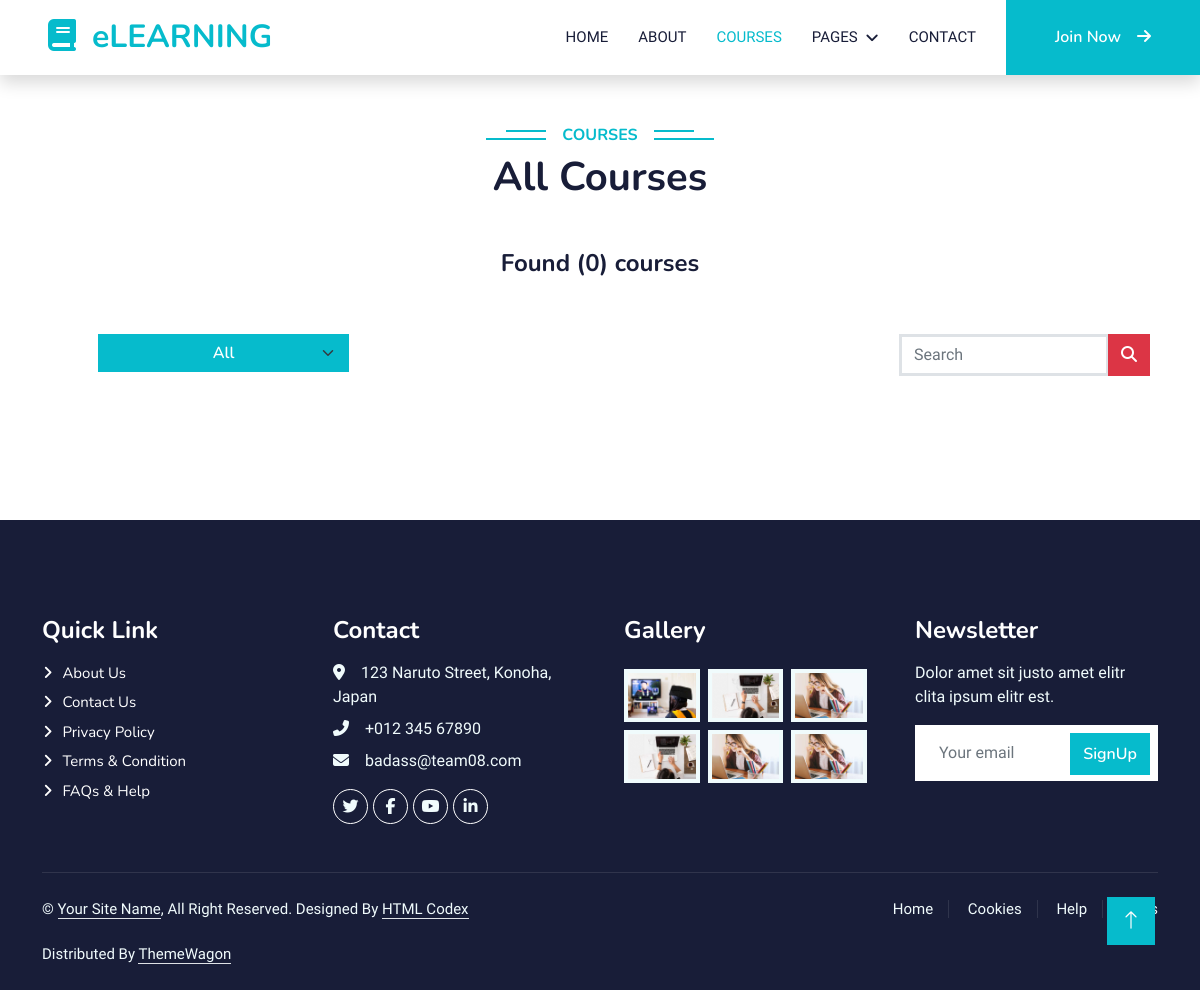
/course/, run on an earlier commit of the app's database.
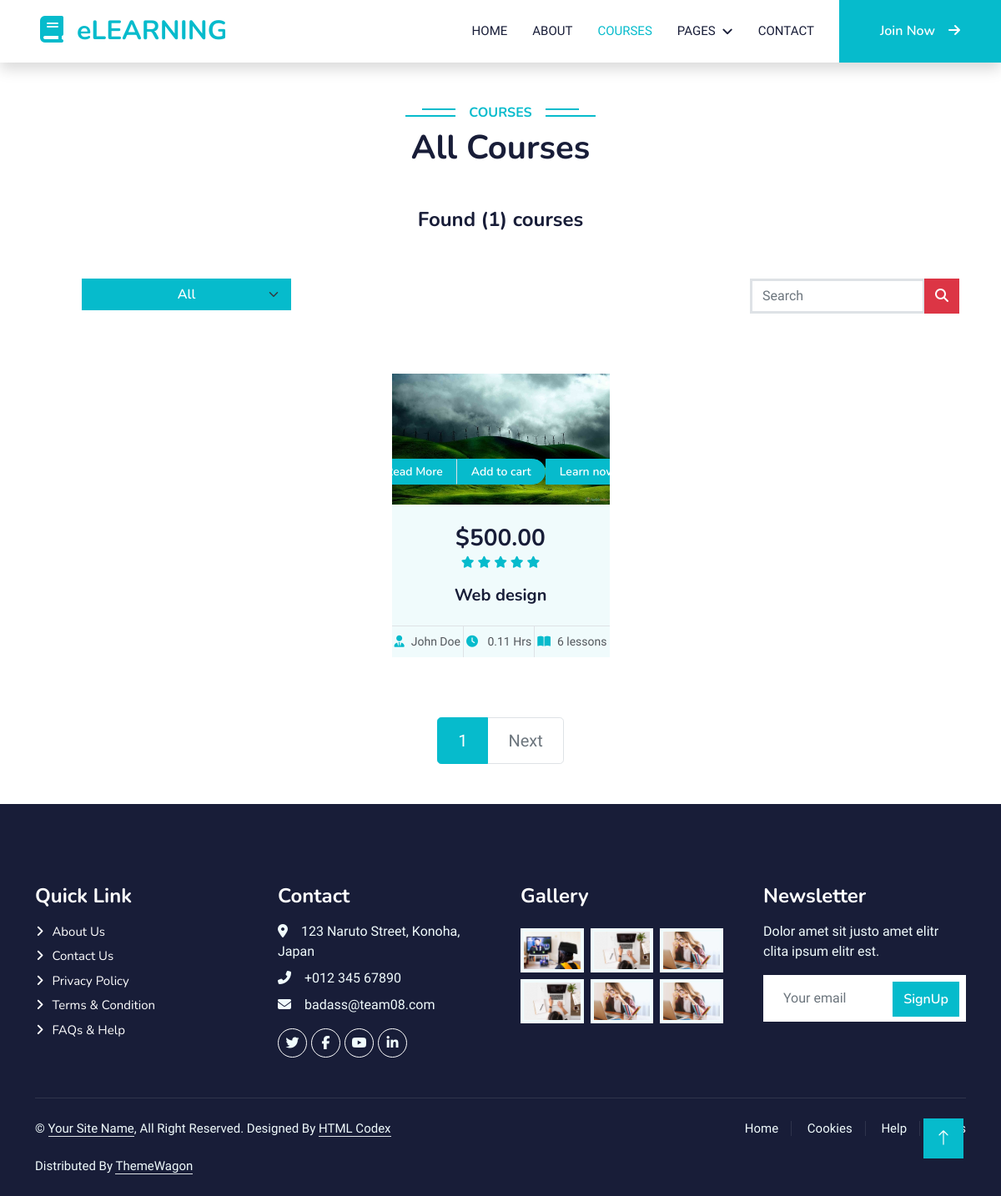
And on a later commit of the database.
### course/models.py (models this page shows, shortened)
class Course(models.Model):
    title = models.CharField(max_length=255)
    description = models.TextField()
    price = models.DecimalField(max_digits=6, decimal_places=2,
                                validators=[MinValueValidator(1)])
    instructor = models.ForeignKey(
        Instructor, on_delete=models.CASCADE, blank=True, null=True)
    language = models.CharField(max_length=50, default='English')
    category = models.ForeignKey(
        Category, on_delete=models.PROTECT, blank=True, null=True)
    COURSE_STATUS_AVAILABLE = 'A'
    COURSE_STATUS_UNAVAILABLE = 'UA'
    COURSE_STATUS_CHOICES = [
        (COURSE_STATUS_AVAILABLE, 'Available'),
        (COURSE_STATUS_UNAVAILABLE, 'Unavailable')
    ]
    lesson_number = models.PositiveBigIntegerField(null=True,
                                                   validators=[MinValueValidator(0)], blank=True)
    course_status = models.CharField(
        max_length=2, choices=COURSE_STATUS_CHOICES, default=COURSE_STATUS_AVAILABLE)
    rated = models.PositiveSmallIntegerField(null=True,
                                             validators=[MinValueValidator(0), MaxValueValidator(5)], blank=True)
    duration = models.DecimalField(max_digits=6, decimal_places=2,
                                   validators=[MinValueValidator(0)], blank=True, null=True)
    image = ResizedImageField(size=[500, 300], crop=['middle', 'center'],  upload_to="course/course_image/", null=True, blank=True, quality=100
                              )
    video = models.FileField(
        upload_to="course/course_video", null=True, blank=True)
    slug = models.SlugField(max_length=200, unique=True,
                            null=True, blank=True)
    def get_url(self):
        return reverse('course_detail', args=[self.slug])
    def get_video_url(self):
        return reverse('course_watching', args=[self.slug])
    def add_to_cart_url(self):
        return reverse('add_cart', args=[self.slug])

### course/views.py (the view)
# urls.py: path('course/', include('course.urls')),
def course(request, category_slug=None):
    course_url = reverse('course')
    if category_slug is not None:
        category = get_object_or_404(Category, slug=category_slug)
        courses = Course.objects.all().filter(category=category, course_status='A')
    else:
        courses = Course.objects.all().filter(course_status='A').order_by('pk')
        category = None
    page = request.GET.get('page')
    page = page or 1
    paginator = Paginator(courses, 6)
    paged_courses = paginator.get_page(page)
    course_count = courses.count()
    context = {
        'courses': paged_courses,
        'course_count': course_count,
        'category': category,
        'course_url': course_url
    }
    return render(request, 'course/course.html', context=context)

### templates/course/course.html (shortened to what this page needs)
{% extends 'base.html' %} {% load static %} {% block content %}
<div class="container-xxl py-5">
  <div class="container">
    <div class="text-center wow fadeInUp" data-wow-delay="0.1s">
      <h6 class="section-title bg-white text-center text-primary px-3">
        Courses
      </h6>
      {% if category == None %}
      <h1 class="mb-5">All Courses</h1>
      {% else %}
      <h1 class="mb-5">{{category.title}} Courses</h1>
      {% endif %}
      <h4>Found ({{course_count}}) courses</h4>
    </div>
    <div
      class="container text-center wow fadeInUp m-4 p-4 mw-100"
      data-wow-delay="0.1s"
    >
      <div class="row justify-content-between p-2 g-3">
        <div class="col-md-3">
          <select
            class="form-select btn btn-primary"
            aria-label="Default select example"
            onchange="location = this.value;"
          >
           <option class="bg-light text-dark" {% if request.path == course_url %} selected {% endif %} value="{{course_url}}">
            All
          </option>
        </select>
        </div>
        <div class="col-md-3">
          <form action="{% url 'search' %}" method="get">
            <div class="input-group mb-3">
              <input
                type="text"
                class="form-control border border-3"
                placeholder="Search"
                name = "s"
                value = "{{s}}"
              />
              <button class="btn btn-danger" type="submit">
                <i class="fa-solid fa-magnifying-glass"></i>
              </button>
            </div>
          </form>
        </div>
      </div>
    </div>
    <div class="row row-cols-lg-4 row-cols-md-2 g-4 justify-content-center">
      {% for course in courses %}
      <div class="col-lg-3 col-md-6 wow fadeInUp" data-wow-delay="0.5s">
        <div class="d-flex flex-column course-item bg-light h-100">
          <div class="position-relative overflow-hidden">
            <img class="img-fluid" src="{{course.image.url}}" alt="" />
            <div
              class="w-100 d-flex justify-content-center position-absolute bottom-0 start-0 mb-4"
            >
              <a
                href="{{course.get_url}}"
                class="flex-shrink-0 btn btn-sm btn-primary px-3 border-end"
                style="border-radius: 30px 0 0 30px"
                >Read More</a
              >
              <a
                href="{{course.add_to_cart_url}}"
                class="flex-shrink-0 btn btn-sm btn-primary px-3"
                style="border-radius: 0 30px 30px 0"
                >Add to cart</a
              >
              <a
                href="{{course.get_video_url}}"
                class="flex-shrink-0 btn btn-sm btn-primary px-3"
                style="border-radius: 0 30px 30px 0"
                >Learn now</a
              >
            </div>
          </div>
          <div class="text-center p-4 pb-0 flex-fill">
            <h3 class="mb-0">${{course.price}}</h3>
            <div class="mb-3">
              {% for i in course.rated|center:course.rated%}
              <small class="fa fa-star text-primary"></small>
              {% endfor %}
            </div>
            <h5 class="mb-4">{{ course.title }}</h5>
          </div>
          <div class="d-flex border-top">
            <small class="flex-fill text-center border-end py-2"
              ><i class="fa fa-user-tie text-primary me-2"></i>John Doe</small
            >
            <small class="flex-fill text-center border-end py-2"
              ><i class="fa fa-clock text-primary me-2"></i> {{course.duration}}
              Hrs</small
            >
            <small class="flex-fill text-center py-2"
              ><i class="fa fa-book-open text-primary me-2"></i
              >{{course.lesson_number}} lessons
            </small>
          </div>
        </div>
      </div>
      {% endfor %}
    </div>
  </div>
</div>
{% if courses %}
<nav class="mt-4" aria-label="Page navigation sample">
  <ul class="pagination justify-content-center pagination-lg">
    {% for page in courses.paginator.page_range %}
    {% if courses.number|add:'-1' <= page and page <= courses.number|add:'1' %}
    {% if page == courses.number %}
    <li class="page-item active">
      <a class="page-link" href="{% url 'course' %}?page={{ page }}"
        >{{ page }}</a
      >
    </li>
    {% else %}
    <li class="page-item">
      <a class="page-link" href="{% url 'course' %}?page={{ page }}"
        >{{ page }}</a
      >
    </li>
    {% endif %} {% endif %} {% endfor %}
     {% if courses.has_next %}
    <li class="page-item">
      <a
        class="page-link"
        href="{% url 'course' %}?page={{courses.next_page_number}}"
        >Next</a
      >
    </li>
    {% else %}
    <li class="page-item disabled">
      <a class="page-link" href="#">Next</a>
    </li>
    {% endif %}
  </ul>
</nav>
{% endif %} {% endblock content %}

### templates/base.html (shortened to what this page needs)
{% load static %}
<!DOCTYPE html>
<html lang="en">
  <head>
    <link
    href="https://cdnjs.cloudflare.com/ajax/libs/font-awesome/5.10.0/css/all.min.css"
    rel="stylesheet"
  />
   <link rel="stylesheet" href="https://cdn.jsdelivr.net/npm/bootstrap-icons@1.10.2/font/bootstrap-icons.css">
    <link
      href="{% static 'general/lib/owlcarousel/assets/owl.carousel.min.css' %}"
      rel="stylesheet"
    />
    <link
      href="{% static 'general/lib/owlcarousel/assets/owl.carousel.min.css' %}"
      rel="stylesheet"
    />
    <link href="{% static 'general/css/bootstrap.min.css' %}" rel="stylesheet" />
    <link href="{% static 'general/css/style.css' %}" rel="stylesheet" />
  <body>
    {% include 'includes/navbar.html' %}
    {% block content %}{% endblock content %}
    {% include 'includes/footer.html' %}
    <a href="#" class="btn btn-lg btn-primary btn-lg-square back-to-top"
      ><i class="bi bi-arrow-up"></i
    ></a>
  </body>
</html>

### templates/includes/navbar.html (shortened to what this page needs)
{% load static %}
<nav
  class="navbar navbar-expand-lg bg-white navbar-light shadow sticky-top p-0"
>
  <a
    href="{% url 'home' %}"
    class="navbar-brand d-flex align-items-center px-4 px-lg-5"
  >
    <h2 class="m-0 text-primary"><i class="fa fa-book me-3"></i>eLEARNING</h2>
  </a>
  <div class="collapse navbar-collapse" id="navbarCollapse">
    <div class="navbar-nav ms-auto p-4 p-lg-0">
      <a
        href="{% url 'home' %}"
        class="nav-item nav-link {% if request.resolver_match.url_name == 'home' %} active {% endif %}"
        >Home</a
      >
      <a href="about.html" class="nav-item nav-link">About</a>
      <a
        href="{% url 'course' %}"
        class="nav-item nav-link {% if request.resolver_match.url_name == 'course' %} active {% endif %}"
        >Courses</a
      >
      <div class="nav-item dropdown">
        <a href="#" class="nav-link dropdown-toggle" data-bs-toggle="dropdown"
          >Pages</a
        >
      </div>
      <a href="contact.html" class="nav-item nav-link">Contact</a>
    </div>
    {% if user.is_authenticated %}
    <div class="nav-item dropdown">
      <a
        href="#"
        class="nav-link dropdown-toggle btn btn-primary py-4 px-lg-5 d-none d-lg-block"
        data-bs-toggle="dropdown"
        ><i class="fa-solid fa-user-plus"></i> {{user.first_name}}</a
      >
      <div class="dropdown-menu fade-down m-0 text-center container-fluid">
        <a href="team.html" class="dropdown-item">My learning</a>
        <li><hr class="dropdown-divider" /></li>
        <a href="testimonial.html" class="dropdown-item">Account settings</a>
        <li><hr class="dropdown-divider" /></li>
        <a href="testimonial.html" class="dropdown-item">Purchase history</a>
        <li><hr class="dropdown-divider" /></li>
        <a href="{% url 'signout' %}" class="dropdown-item">Log out</a>
      </div>
    </div>
    {% else %}
    <a
      href="{% url 'signup' %}"
      class="btn btn-primary py-4 px-lg-5 d-none d-lg-block"
      >Join Now<i class="fa fa-arrow-right ms-3"></i
    ></a>
    {% endif %}
  </div>
</nav>

### templates/includes/footer.html
{% load static %}
<div
  class="container-fluid bg-dark text-light footer pt-5 mt-5 wow fadeIn"
  data-wow-delay="0.1s"
>
  <div class="container py-5">
    <div class="row g-5">
      <div class="col-lg-3 col-md-6">
        <h4 class="text-white mb-3">Quick Link</h4>
        <a class="btn btn-link" href="">About Us</a>
        <a class="btn btn-link" href="">Contact Us</a>
        <a class="btn btn-link" href="">Privacy Policy</a>
        <a class="btn btn-link" href="">Terms & Condition</a>
        <a class="btn btn-link" href="">FAQs & Help</a>
      </div>
      <div class="col-lg-3 col-md-6">
        <h4 class="text-white mb-3">Contact</h4>
        <p class="mb-2">
          <i class="fa fa-map-marker-alt me-3"></i>123 Naruto Street, Konoha,
          Japan
        </p>
        <p class="mb-2"><i class="fa fa-phone-alt me-3"></i>+012 345 67890</p>
        <p class="mb-2"><i class="fa fa-envelope me-3"></i>badass@team08.com</p>
        <div class="d-flex pt-2">
          <a class="btn btn-outline-light btn-social" href=""
            ><i class="fab fa-twitter"></i
          ></a>
          <a class="btn btn-outline-light btn-social" href=""
            ><i class="fab fa-facebook-f"></i
          ></a>
          <a class="btn btn-outline-light btn-social" href=""
            ><i class="fab fa-youtube"></i
          ></a>
          <a class="btn btn-outline-light btn-social" href=""
            ><i class="fab fa-linkedin-in"></i
          ></a>
        </div>
      </div>
      <div class="col-lg-3 col-md-6">
        <h4 class="text-white mb-3">Gallery</h4>
        <div class="row g-2 pt-2">
          <div class="col-4">
            <img
              class="img-fluid bg-light p-1"
              src="{% static 'general/img/course-1.jpg' %}"
              alt=""
            />
          </div>
          <div class="col-4">
            <img
              class="img-fluid bg-light p-1"
              src="{% static 'general/img/course-2.jpg' %}"
              alt=""
            />
          </div>
          <div class="col-4">
            <img
              class="img-fluid bg-light p-1"
              src="{% static 'general/img/course-3.jpg' %}"
              alt=""
            />
          </div>
          <div class="col-4">
            <img
              class="img-fluid bg-light p-1"
              src="{% static 'general/img/course-2.jpg' %}"
              alt=""
            />
          </div>
          <div class="col-4">
            <img
              class="img-fluid bg-light p-1"
              src="{% static 'general/img/course-3.jpg' %}"
              alt=""
            />
          </div>
          <div class="col-4">
            <img
              class="img-fluid bg-light p-1"
              src="{% static 'general/img/course-3.jpg' %}"
              alt=""
            />
          </div>
        </div>
      </div>
      <div class="col-lg-3 col-md-6">
        <h4 class="text-white mb-3">Newsletter</h4>
        <p>Dolor amet sit justo amet elitr clita ipsum elitr est.</p>
        <div class="position-relative mx-auto" style="max-width: 400px">
          <input
            class="form-control border-0 w-100 py-3 ps-4 pe-5"
            type="text"
            placeholder="Your email"
          />
          <button
            type="button"
            class="btn btn-primary py-2 position-absolute top-0 end-0 mt-2 me-2"
          >
            <a href="/account/signup">SignUp</a>
          </button>
        </div>
      </div>
    </div>
  </div>
  <div class="container">
    <div class="copyright">
      <div class="row">
        <div class="col-md-6 text-center text-md-start mb-3 mb-md-0">
          &copy; <a class="border-bottom" href="#">Your Site Name</a>, All Right
          Reserved. Designed By
          <a class="border-bottom" href="https://htmlcodex.com">HTML Codex</a
          ><br /><br />
          Distributed By
          <a class="border-bottom" href="https://themewagon.com">ThemeWagon</a>
        </div>
        <div class="col-md-6 text-center text-md-end">
          <div class="footer-menu">
            <a href="">Home</a>
            <a href="">Cookies</a>
            <a href="">Help</a>
            <a href="">FQAs</a>
          </div>
        </div>
      </div>
    </div>
  </div>
</div>

What changed in the data, as far as the page shows it:
added Course: image (picture), price "500.00", rated 5 (drawn), title "Web design", duration "0.11", lesson_number "6"
Also different on the page:
{{ course_count }}: "0" → "1"
new list line: "1"
text now shown: "Next"
